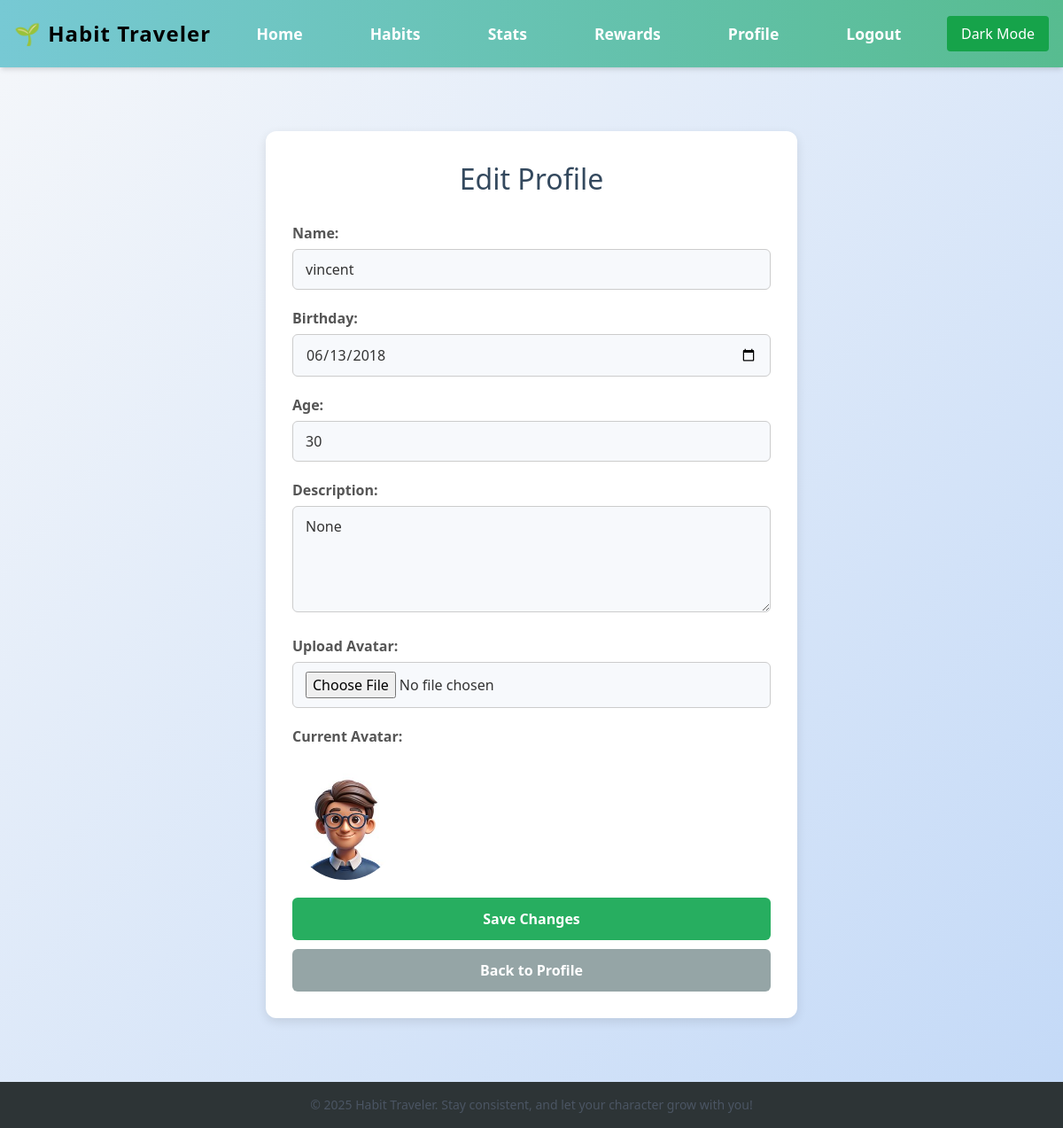
/edit_profile (signed in), run on an earlier commit of the app's database.
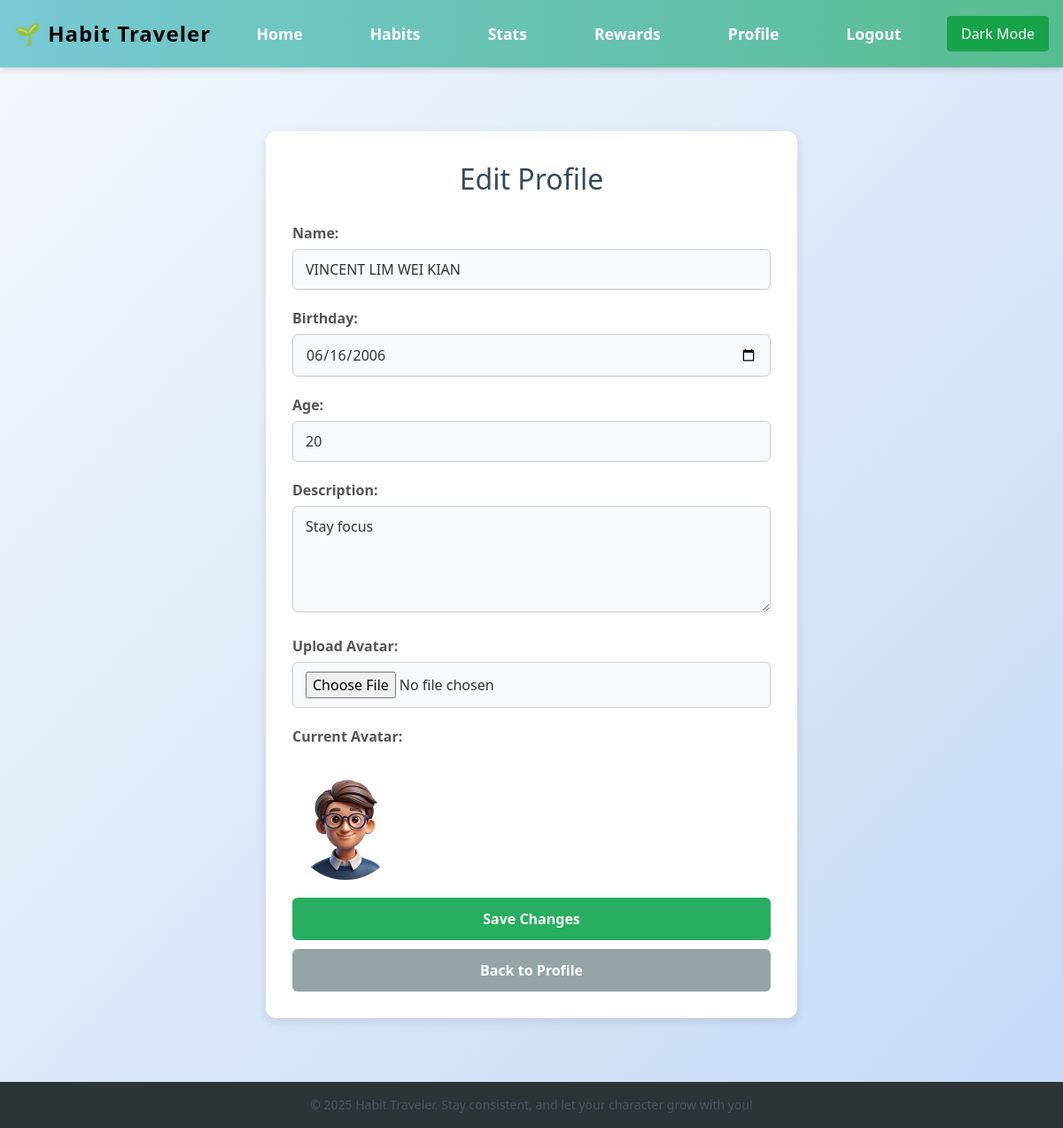
And on a later commit of the database.
### app.py (models this page shows)
class User(db.Model):
    id = db.Column(db.Integer, primary_key=True)
    email = db.Column(db.String(150), unique=True, nullable=False)
    name = db.Column(db.String(150), unique=True, nullable=True)
    password = db.Column(db.String(200), nullable=False)
    xp = db.Column(db.Integer, default=0)
    level = db.Column(db.Integer, default=1)
    birthday = db.Column(db.Date, nullable=True)
    age = db.Column(db.Integer, nullable=True)
    description = db.Column(db.String(500), nullable=True)
    avatar = db.Column(db.String(200), nullable=True)

### app.py (the view, shortened to what this page needs)
@app.route('/edit_profile', methods=['GET', 'POST'])
def edit_profile():
    if 'user_id' not in session:
        return redirect(url_for('login'))
    user_id = session['user_id']
    user = User.query.get(user_id)
    return render_template('edit_profile.html', user=user)

### templates/edit_profile.html (shortened to what this page needs)
{% extends 'base.html' %}
{% block content %}
<div class="edit-profile">
    <h1>Edit Profile</h1>
    <form method="POST" enctype="multipart/form-data">
        <div class="form-group">
            <label for="name">Name:</label>
            <input type="text" name="name" value="{{ user.name or '' }}" required>
        </div>
        <div class="form-group">
            <label for="birthday">Birthday:</label>
            <input type="date" name="birthday" value="{{ user.birthday }}" required>
        </div>
        <div class="form-group">
            <label for="age">Age:</label>
            <input type="number" name="age" value="{{ user.age }}" required>
        </div>
        <div class="form-group">
            <label for="description">Description:</label>
            <textarea name="description" required>{{ user.description }}</textarea>
        </div>
        <div class="form-group">
            <label for="avatar">Upload Avatar:</label>
            <input type="file" name="avatar" accept="image/*">
        </div>
        <div class="form-group">
            <label>Current Avatar:</label><br>
            <img src="{{ url_for('static', filename='avatars/' + (user.avatar if user.avatar else 'default_avatar.png')) }}"
                 alt="Avatar" class="rounded-full" width="120" height="120">
        </div>
        <button type="submit" class="button save-button">Save Changes</button>
    </form>
    <a href="{{ url_for('profile') }}" class="button back-button">Back to Profile</a>
</div>
{% endblock %}

What changed in the data, as far as the page shows it:
changed User: name "vincent" → "VINCENT LIM WEI KIAN"; birthday "06/13/2018" → "06/16/2006"; age "30" → "20"; description "None" → "Stay focus"
